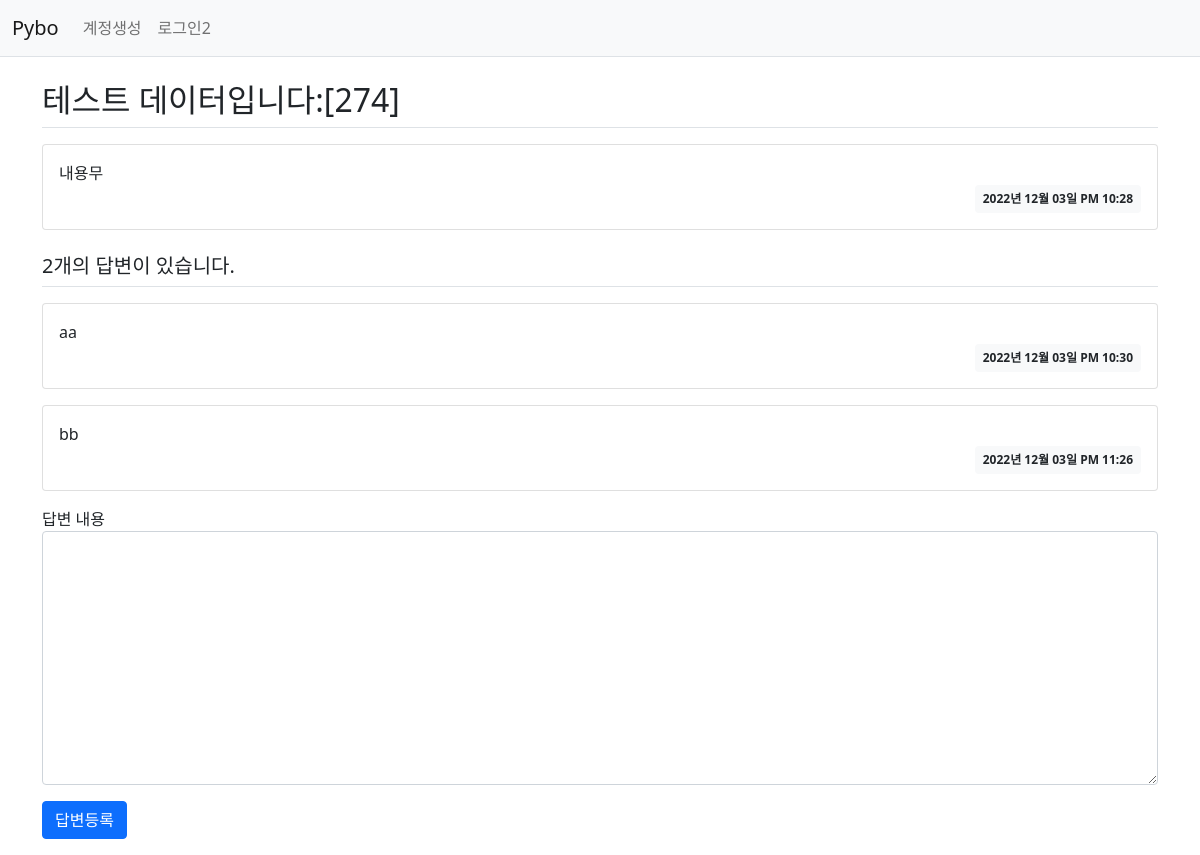
Page /question/detail/279/ on the committed database.
### pybo/models.py (models this page shows)
class Question(db.Model):
    id = db.Column(db.Integer, primary_key=True)
    subject = db.Column(db.String(200), nullable=False)
    content = db.Column(db.Text(), nullable=False)
    create_date = db.Column(db.DateTime(), nullable=False)
    user_id = db.Column(db.Integer, db.ForeignKey('user.id', ondelete='CASCADE'), nullable=False)
    user = db.relationship('User', backref=db.backref('question_set'))

class Answer(db.Model):
    id = db.Column(db.Integer, primary_key=True)
    question_id = db.Column(db.Integer, db.ForeignKey('question.id', ondelete='CASCADE'))
    question = db.relationship('Question', backref=db.backref('answer_set', cascade='all, delete-orphan'))
    content = db.Column(db.Text(), nullable=False)
    create_date = db.Column(db.DateTime(), nullable=False)

### pybo/views/question_views.py (the view)
@bp.route('/detail/<int:question_id>/')
def detail(question_id):
    form = AnswerForm()
    question = Question.query.get_or_404(question_id)
    return render_template('question/question_detail.html', question=question, form=form)

### pybo/forms.py
class AnswerForm(FlaskForm):
    content = TextAreaField('내용', validators=[DataRequired('내용은 필수입력 항목입니다.')])

### pybo/filter.py (called while the page is built)
def format_datetime(value, fmt='%Y년 %m월 %d일 %p %I:%M'):
    return value.strftime(fmt)

### pybo/views/auth_views.py (called while the page is built)
@bp.before_app_request
def load_logged_in_user():
    user_id = session.get('user_id')
    if user_id is None:
        g.user = None
    else:
        g.user = User.query.get(user_id)

### pybo/templates/question/question_detail.html (shortened to what this page needs)
{% extends 'base.html' %}
{% block content %}
<div class="container my-3">
    <h2 class="border-bottom py-2">{{ question.subject }}</h2>
    <div class="card my-3">
        <div class="card-body">
            <div class="card-text" style="white-space: pre-line;">{{ question.content }}</div>
            <div class="d-flex justify-content-end">
                <div class="badge bg-light text-dark p-2">
                    {{ question.create_date|datetime }}
                </div>
            </div>
        </div>
    </div>
    <h5 class="border-bottom my-3 py-2">{{ question.answer_set|length }}개의 답변이 있습니다.</h5>
    {% for answer in question.answer_set %}
    <div class="card my-3">
        <div class="card-body">
            <div class="card-text" style="white-space: pre-line;">{{ answer.content }}</div>
            <div class="d-flex justify-content-end">
                <div class="badge bg-light text-dark p-2">
                    {{ answer.create_date|datetime }}
                </div>
            </div>
        </div>
    </div>
    {% endfor %}
    <form action="{{ url_for('answer.create', question_id=question.id) }}" method="post" class="my-3">
        <div class="mb-3">
            <label for="content">답변 내용</label>
            <textarea name="content" id="content" class="form-control" rows="10"></textarea>
        </div>
        <input type="submit" value="답변등록" class="btn btn-primary">
    </form>
</div>
{% endblock %}

### rows in the picture
Question: subject "테스트 데이터입니다:[274]", content "내용무", create_date "2022년 12월 03일 PM 10:28"
Answer: content "aa", create_date "2022년 12월 03일 PM 10:30"
Answer: content "bb", create_date "2022년 12월 03일 PM 11:26"

### other values in the picture
{{ question.answer_set|length }} "2"
